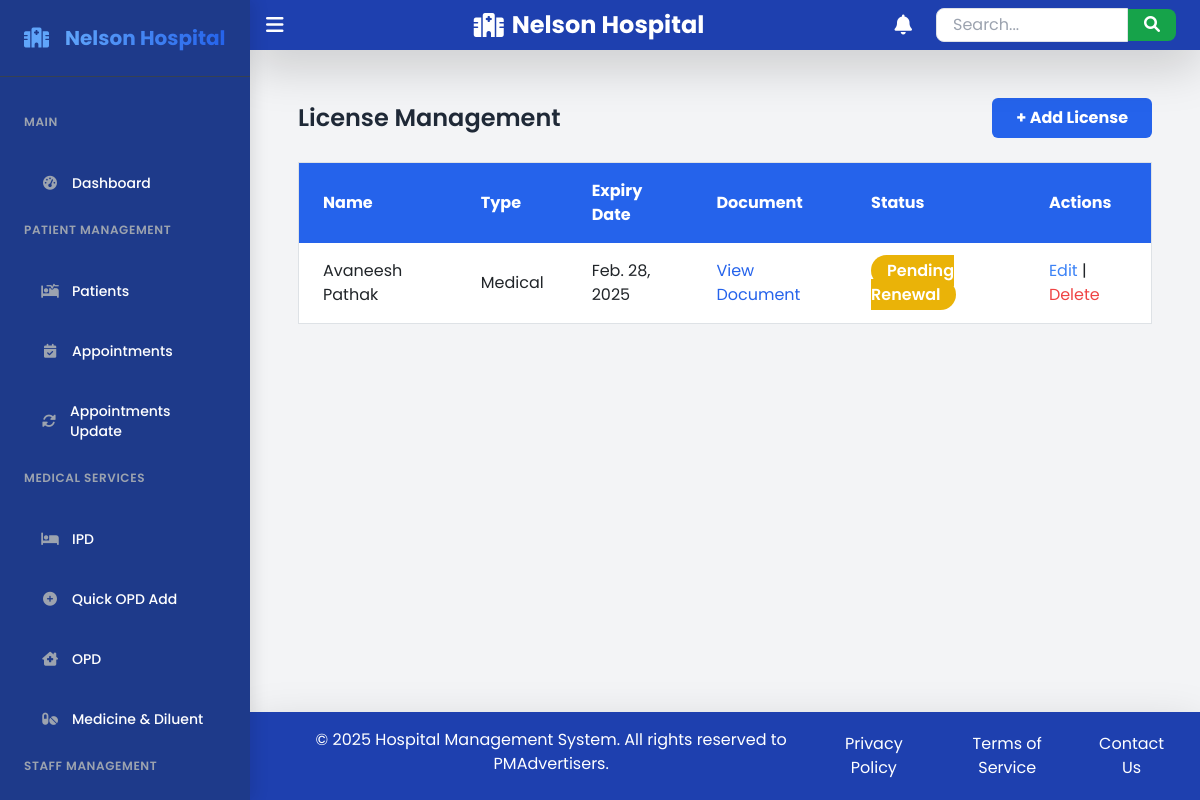
The app's page /licenses/ (signed in), older data.
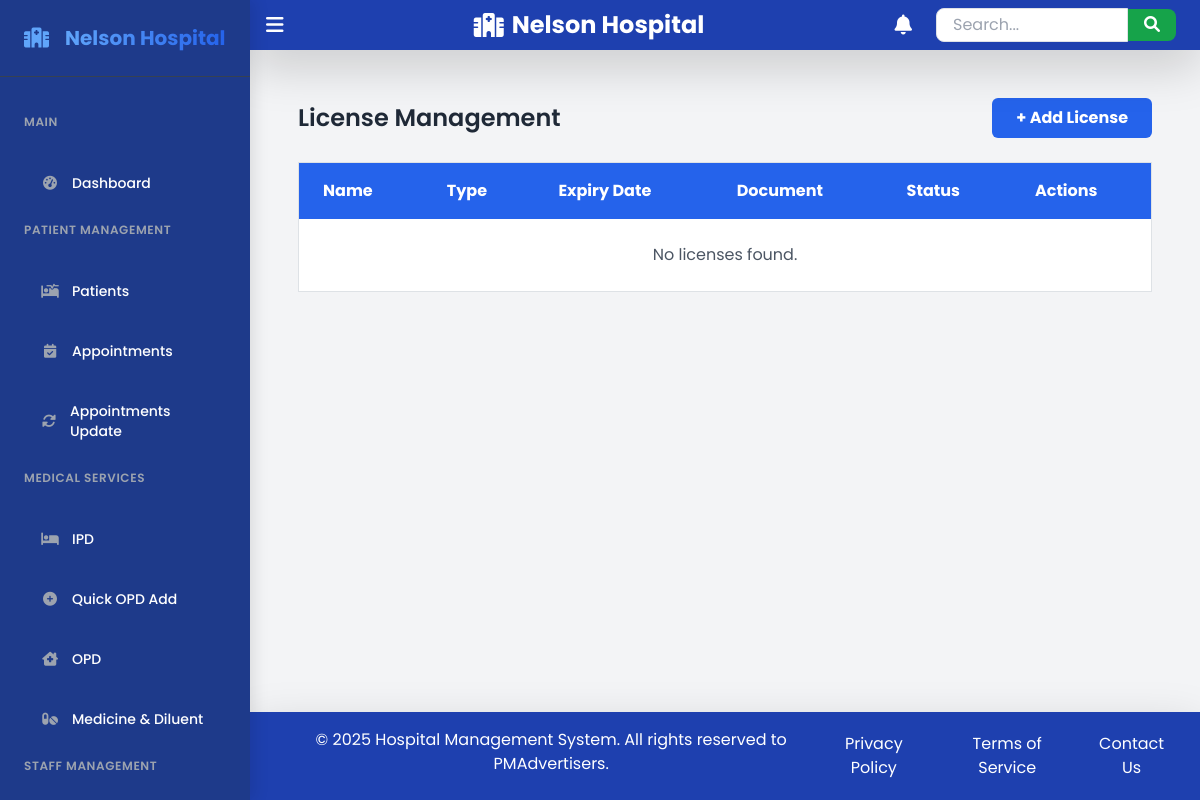
The same page, newer data.
### hms/models.py (models this page shows, shortened)
class License(models.Model):
    LICENSE_TYPES = [
        ('Medical', 'Medical'),
        ('Pharmacy', 'Pharmacy'),
        ('Fire Safety', 'Fire Safety'),
        ('Other', 'Other'),
    ]
    STATUS_CHOICES = [
        ('Active', 'Active'),
        ('Expired', 'Expired'),
        ('Pending Renewal', 'Pending Renewal'),
    ]
    name = models.CharField(max_length=255)
    license_type = models.CharField(max_length=50, choices=LICENSE_TYPES)
    issue_date = models.DateField()
    expiry_date = models.DateField()
    document = models.FileField(upload_to='licenses/', blank=True, null=True)
    status = models.CharField(max_length=50, choices=STATUS_CHOICES, default="Active")
    renewed_by = models.ForeignKey(CustomUser, on_delete=models.SET_NULL, null=True, blank=True)

### hms/views.py (the view)
# urls.py: path('licenses/', views.license_list, name='license_list'),
@login_required
def license_list(request):
    licenses = License.objects.all()
    return render(request, 'hms/license/license_list.html', {'licenses': licenses})

### hms/templates/hms/license/license_list.html
{% extends 'hms/base.html' %}
{% block content %}
<div class="container mx-auto p-6">
    <div class="flex justify-between items-center mb-6">
        <h2 class="text-2xl font-semibold text-gray-800">License Management</h2>
        <a href="{% url 'add_license' %}" class="bg-blue-600 hover:bg-blue-700 text-white font-bold py-2 px-4 rounded">
            + Add License
        </a>
    </div>
    <div class="overflow-x-auto">
        <table class="w-full border-collapse border border-gray-200 shadow-md bg-white">
            <thead>
                <tr class="bg-blue-600 text-white">
                    <th class="py-3 px-4 text-left">Name</th>
                    <th class="py-3 px-4 text-left">Type</th>
                    <th class="py-3 px-4 text-left">Expiry Date</th>
                    <th class="py-3 px-4 text-left">Document</th>
                    <th class="py-3 px-4 text-left">Status</th>
                    <th class="py-3 px-4 text-left">Actions</th>
                </tr>
            </thead>
            <tbody>
                {% for license in licenses %}
                <tr class="border-b hover:bg-gray-100 transition">
                    <td class="py-3 px-4">{{ license.name }}</td>
                    <td class="py-3 px-4">{{ license.license_type }}</td>
                    <td class="py-3 px-4">{{ license.expiry_date }}</td>
                    <td class="py-3 px-4">
                        {% if license.document %}
                            <a href="{{ license.document.url }}" class="text-blue-600 hover:underline" target="_blank">
                                View Document
                            </a>
                        {% else %}
                            <span class="text-gray-500">No File</span>
                        {% endif %}
                    </td>
                    <td class="py-3 px-4">
                        <span class="px-3 py-1 rounded-full text-white font-semibold
                            {% if license.status == 'Active' %} bg-green-500
                            {% elif license.status == 'Expired' %} bg-red-500
                            {% else %} bg-yellow-500 {% endif %}">
                            {{ license.status }}
                        </span>
                    </td>
                    <td class="py-3 px-4">
                        <a href="{% url 'edit_license' license.id %}" class="text-blue-500 hover:underline">Edit</a> |
                        <a href="{% url 'delete_license' license.id %}" class="text-red-500 hover:underline"
                           onclick="return confirm('Are you sure you want to delete this license?');">
                            Delete
                        </a>
                    </td>
                </tr>
                {% empty %}
                <tr>
                    <td colspan="6" class="text-center py-4 text-gray-600">No licenses found.</td>
                </tr>
                {% endfor %}
            </tbody>
        </table>
    </div>
</div>
{% endblock %}

Row changes from the older to the newer data that the page shows:
removed License: name "Avaneesh Pathak", license_type "Medical", expiry_date "Feb. 28, 2025", status "Pending Renewal"
Text that changed along with them:
text now shown: "No licenses found."
